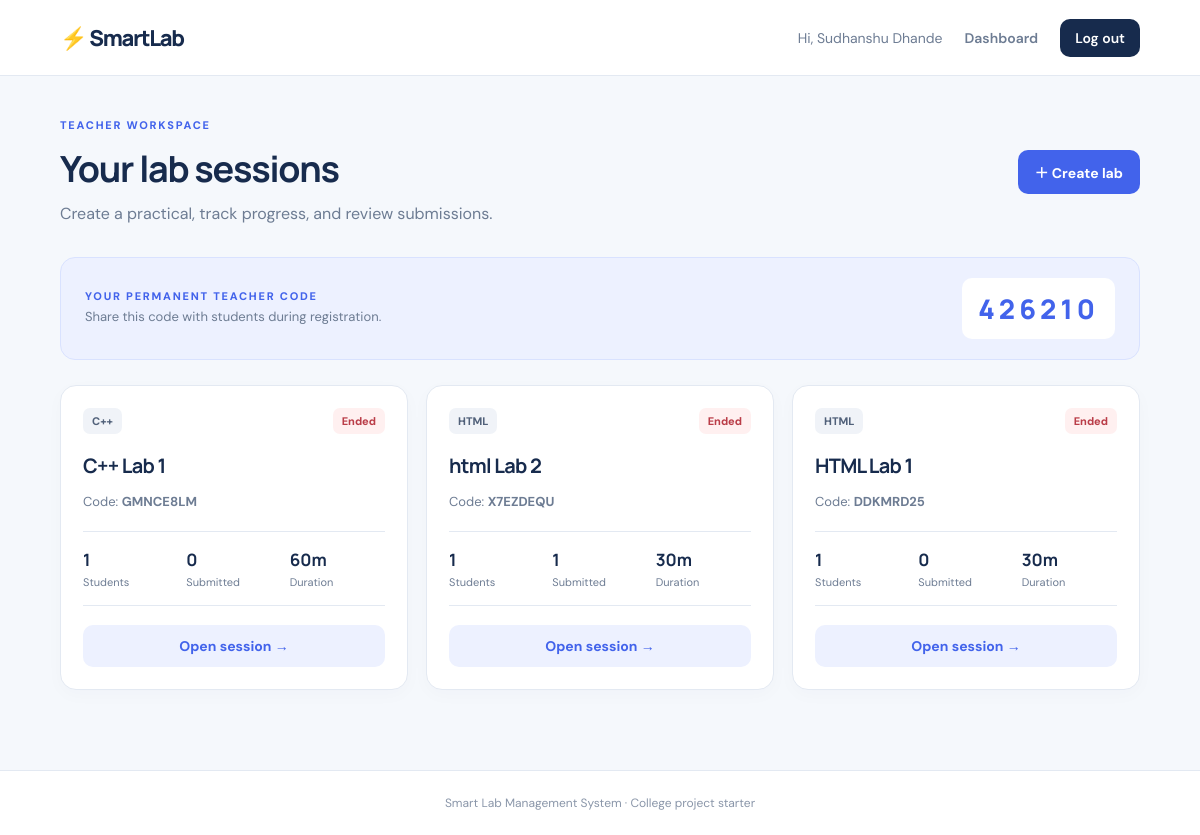
The page /teacher (signed in) on the database as committed earlier.
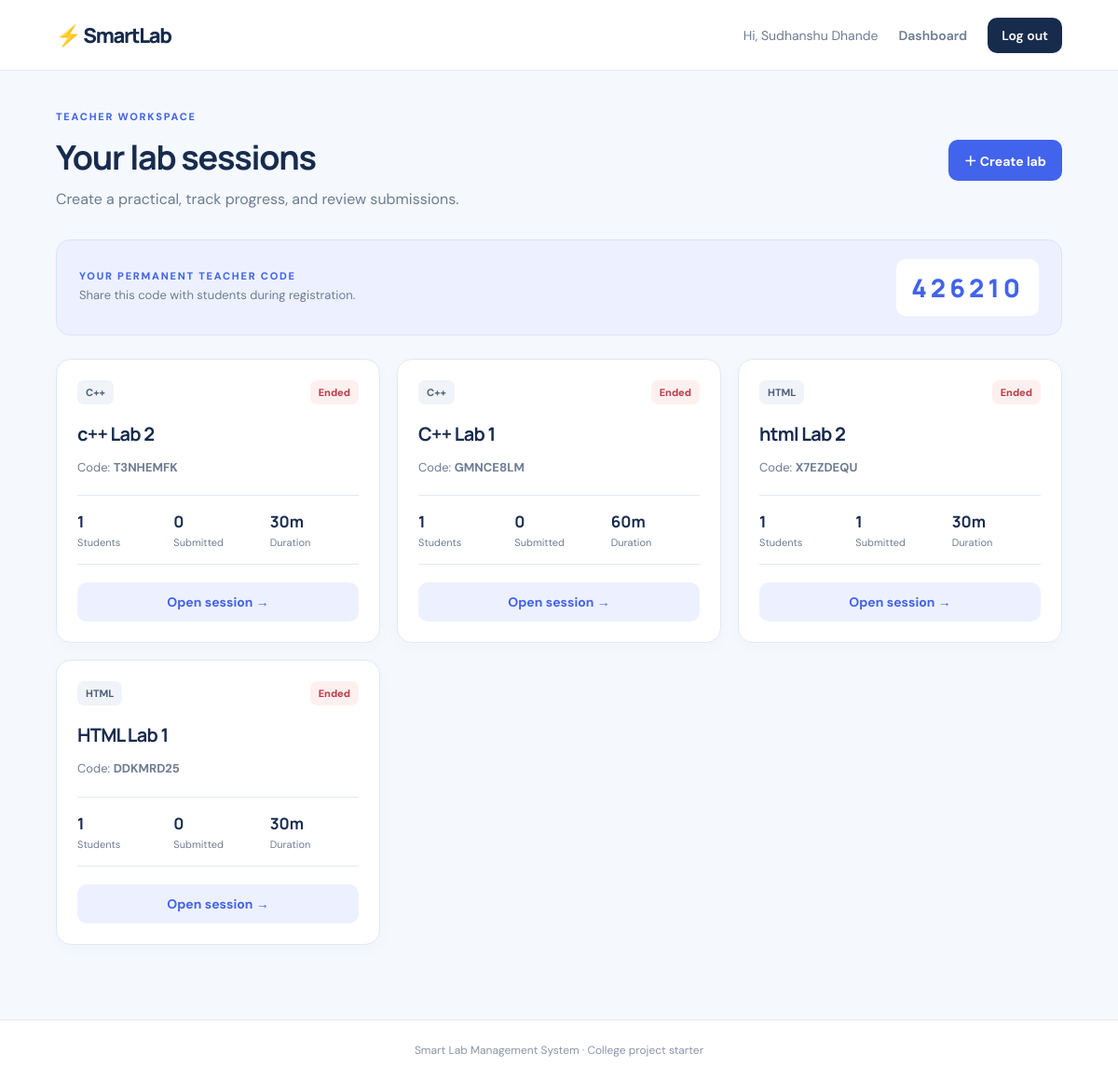
The same page on the database as committed later.
### tables this page shows
CREATE TABLE users (
            id INTEGER PRIMARY KEY AUTOINCREMENT,
            name TEXT NOT NULL,
            email TEXT NOT NULL UNIQUE,
            password_hash TEXT NOT NULL,
            role TEXT NOT NULL CHECK(role IN ('teacher','student')),
            teacher_code TEXT UNIQUE,
            teacher_id INTEGER REFERENCES users(id),
            created_at TEXT NOT NULL
        );

CREATE TABLE labs (
            id INTEGER PRIMARY KEY AUTOINCREMENT,
            teacher_id INTEGER NOT NULL REFERENCES users(id),
            lab_code TEXT NOT NULL UNIQUE,
            name TEXT NOT NULL,
            language TEXT NOT NULL,
            duration_minutes INTEGER NOT NULL,
            created_at TEXT NOT NULL,
            ends_at TEXT NOT NULL,
            is_active INTEGER NOT NULL DEFAULT 1
        );

### app.py (the view)
@app.route("/teacher")
@login_required("teacher")
def teacher_dashboard():
    with get_db() as db:
        labs = db.execute("""
            SELECT l.*, (SELECT COUNT(*) FROM lab_students ls WHERE ls.lab_id=l.id) AS student_count,
            (SELECT COUNT(*) FROM submissions s WHERE s.lab_id=l.id) AS submission_count
            FROM labs l WHERE l.teacher_id=? ORDER BY l.id DESC
        """, (session["user_id"],)).fetchall()
        user = db.execute("SELECT teacher_code FROM users WHERE id=?", (session["user_id"],)).fetchone()
    return render_template("teacher_dashboard.html", labs=labs, teacher_code=user["teacher_code"], now=now())

### app.py (called while the page is built)
def get_db():
    conn = sqlite3.connect(DB_PATH)
    conn.row_factory = sqlite3.Row
    conn.execute("PRAGMA foreign_keys = ON")
    return conn

def now():
    return datetime.now()

def login_required(role=None):
    def decorator(fn):
        @wraps(fn)
        def wrapper(*args, **kwargs):
            if "user_id" not in session:
                flash("Please log in first.", "warning")
                return redirect(url_for("login"))
            if role and session.get("role") != role:
                abort(403)
            return fn(*args, **kwargs)
        return wrapper
    return decorator

### templates/teacher_dashboard.html (shortened to what this page needs)
{% extends "base.html" %}
{% block content %}
<div class="page-heading">
  <div><span class="eyebrow">TEACHER WORKSPACE</span><h1>Your lab sessions</h1><p>Create a practical, track progress, and review submissions.</p></div>
  <a class="button primary" href="{{ url_for('create_lab') }}">＋ Create lab</a>
</div>
<div class="notice"><div><span class="eyebrow">YOUR PERMANENT TEACHER CODE</span><p>Share this code with students during registration.</p></div><strong class="teacher-code">{{ teacher_code }}</strong></div>
{% if labs %}
<div class="lab-grid">
{% for lab in labs %}
  <article class="panel lab-card">
    <div class="card-top"><span class="language-tag">{{ lab.language }}</span><span class="badge {{ 'active' if lab.is_active and now.isoformat() < lab.ends_at else 'closed' }}">{{ 'Active' if lab.is_active and now.isoformat() < lab.ends_at else 'Ended' }}</span></div>
    <h2>{{ lab.name }}</h2><p class="muted">Code: <strong>{{ lab.lab_code }}</strong></p>
    <div class="lab-metrics"><div><strong>{{ lab.student_count }}</strong><span>Students</span></div><div><strong>{{ lab.submission_count }}</strong><span>Submitted</span></div><div><strong>{{ lab.duration_minutes }}m</strong><span>Duration</span></div></div>
    <a class="button secondary full" href="{{ url_for('teacher_lab', lab_id=lab.id) }}">Open session →</a>
  </article>
{% endfor %}
</div>
{% else %}
<div class="empty-state panel"><div class="empty-icon">＋</div><h2>No lab sessions yet</h2><p>Create your first session and share its Lab Code with students.</p><a class="button primary" href="{{ url_for('create_lab') }}">Create your first lab</a></div>
{% endif %}
{% endblock %}

### templates/base.html (shortened to what this page needs)
<!doctype html>
<html lang="en">
<head>
  <link rel="stylesheet" href="{{ url_for('static', filename='style.css') }}">
</head>
<body>
<nav class="navbar">
  <a class="brand" href="{{ url_for('index') }}">⚡ SmartLab</a>
  <div class="navlinks">
    {% if session.get('user_id') %}
      <span class="welcome">Hi, {{ session.get('name') }}</span>
      <a href="{{ url_for('teacher_dashboard') if session.get('role') == 'teacher' else url_for('student_dashboard') }}">Dashboard</a>
      <a class="nav-button" href="{{ url_for('logout') }}">Log out</a>
    {% else %}
      <a href="{{ url_for('login') }}">Log in</a>
      <a class="nav-button" href="{{ url_for('register') }}">Register</a>
    {% endif %}
  </div>
</nav>
<main class="container">
  {% block content %}{% endblock %}
</main>
<footer>Smart Lab Management System · College project starter</footer>
</body>
</html>

### static/style.css (style rules this page uses)
:root { --ink:#172b4d;--muted:#6d7c93;--line:#e3e9f2;--paper:#f5f8fc;--blue:#4263eb;--blue-dark:#2949ce;--mint:#d9f7e8;--green:#13875e;--red:#c2414d;--shadow:0 12px 34px rgba(31,52,91,.07) }
* { box-sizing:border-box }
body { margin:0;background:var(--paper);color:var(--ink);font-family:'DM Sans',sans-serif;min-height:100vh }
h1,h2,h3,h4 { font-family:Manrope,sans-serif;letter-spacing:-.035em;margin-top:0 }
p { line-height:1.6 }
.navbar { height:76px;background:#fff;border-bottom:1px solid var(--line);display:flex;align-items:center;justify-content:space-between;padding:0 max(5vw,24px);gap:20px }
.brand { font-family:Manrope,sans-serif;font-weight:800;font-size:22px;letter-spacing:-.06em;color:var(--ink);text-decoration:none }
.brand:first-letter { color:var(--blue) }
.navlinks { display:flex;align-items:center;gap:22px }
.navlinks a { color:var(--muted);text-decoration:none;font-weight:600;font-size:14px }
.navlinks .nav-button { background:var(--ink);color:white;padding:10px 15px;border-radius:10px }
.welcome { color:var(--muted);font-size:14px }
.container { width:min(1120px,90%);margin:42px auto 80px;min-height:calc(100vh - 230px) }
footer { text-align:center;color:#8a96a9;font-size:12px;padding:24px;border-top:1px solid var(--line);background:#fff }
.eyebrow { font-size:11px;font-weight:800;letter-spacing:.16em;color:var(--blue);display:block;margin-bottom:12px }
.button { display:inline-flex;justify-content:center;align-items:center;gap:8px;border:0;border-radius:10px;padding:12px 17px;font:700 14px 'DM Sans',sans-serif;text-decoration:none;cursor:pointer;transition:transform .15s,background .15s }
.primary { background:var(--blue);color:white }
.secondary { background:#edf1ff;color:var(--blue) }
.full { width:100% }
.feature-card,.panel { background:#fff;border:1px solid var(--line);border-radius:16px;box-shadow:0 5px 18px rgba(31,52,91,.025) }
.page-heading { display:flex;justify-content:space-between;align-items:center;gap:24px;margin-bottom:30px }
.page-heading h1 { font-size:36px;margin:0 0 8px }
.page-heading p { color:var(--muted);margin:0 }
.notice { display:flex;justify-content:space-between;align-items:center;gap:20px;padding:20px 24px;border:1px solid #d9e2ff;border-radius:15px;background:#edf1ff;margin-bottom:25px }
.notice .eyebrow { margin-bottom:4px }
.notice p { font-size:13px;color:var(--muted);margin:0 }
.teacher-code { font:800 27px Manrope;letter-spacing:.15em;color:var(--blue);background:white;padding:12px 16px;border-radius:10px }
.lab-grid { display:grid;grid-template-columns:repeat(3,1fr);gap:18px }
.lab-card { padding:22px }
.card-top { display:flex;align-items:center;justify-content:space-between;margin-bottom:18px }
.language-tag { font-size:11px;font-weight:800;color:#51617a;background:#f0f3f8;border-radius:7px;padding:6px 9px }
.badge { font-size:11px;font-weight:800;padding:6px 9px;border-radius:7px;background:#eef1f5;color:#65738a;white-space:nowrap }
.badge.closed,.badge.incorrect { background:#fff0f0;color:#ba3d48 }
.lab-card h2 { font-size:20px;margin:0 0 7px }
.muted { color:var(--muted);font-size:13px }
.lab-metrics { display:grid;grid-template-columns:repeat(3,1fr);border-top:1px solid var(--line);border-bottom:1px solid var(--line);padding:16px 0;margin:19px 0;gap:8px }
.lab-metrics div { display:grid;gap:4px }
.lab-metrics strong { font:700 17px Manrope;overflow-wrap:anywhere }
.lab-metrics span { font-size:11px;color:var(--muted) }

Rows that differ between the two databases and show on the page:
added labs: language "C++", is_active+ends_at "Ended", name "c++ Lab 2", lab_code "T3NHEMFK", student_count "1", submission_count "0", duration_minutes "30"
